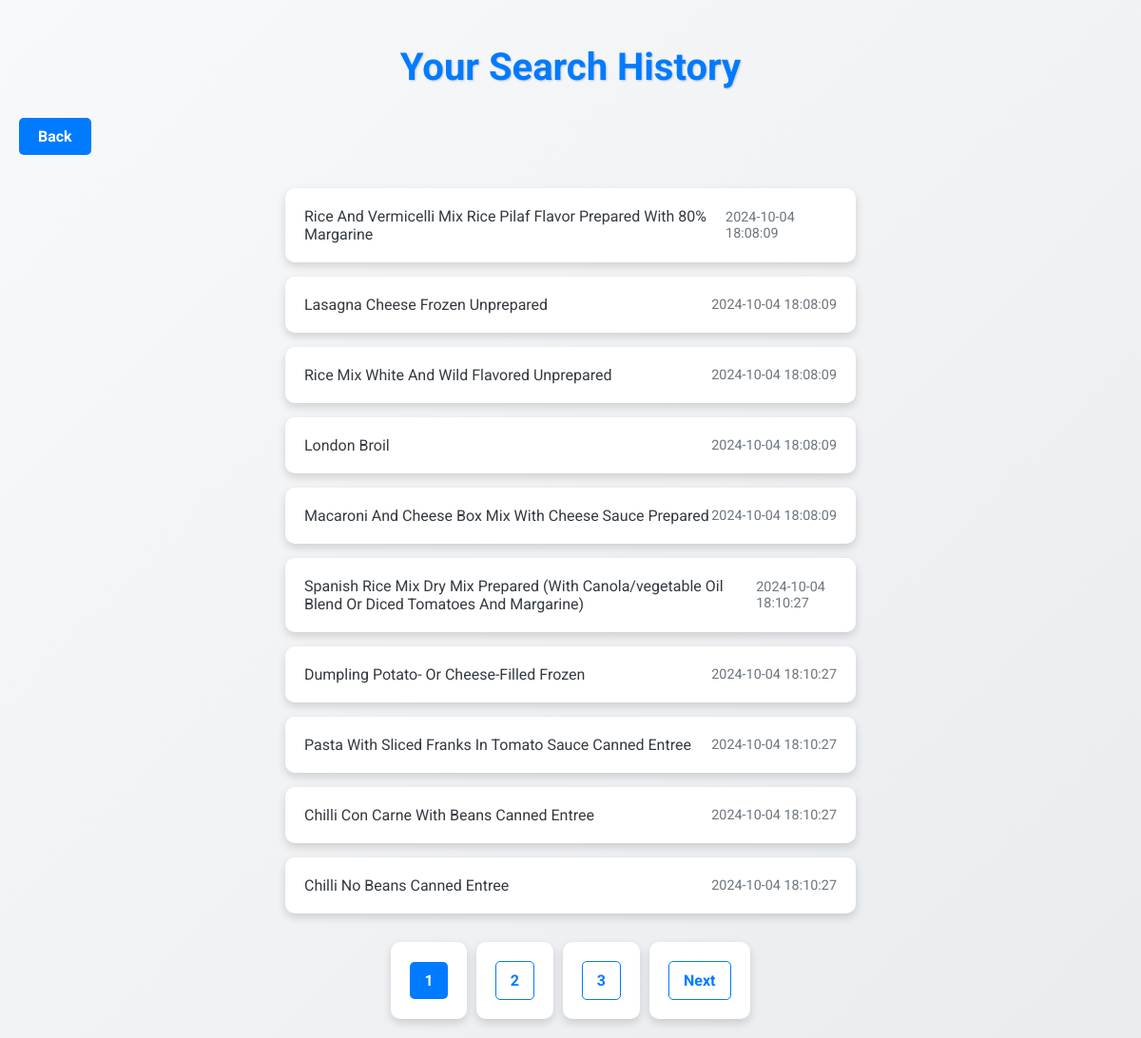
The app's page /history (signed in) with its own data.
### tables this page shows
CREATE TABLE search_history (
        id INTEGER PRIMARY KEY AUTOINCREMENT,
        user_id INTEGER,
        food_name TEXT,
        timestamp DATETIME DEFAULT CURRENT_TIMESTAMP,
        FOREIGN KEY (user_id) REFERENCES users (id)
    );

### app.py (the view)
@app.route('/history')
def history():
    conn = get_db_connection()
    cursor = conn.cursor()
    user_id = session.get('user_id')
    cursor.execute("SELECT * FROM search_history WHERE user_id=?", (user_id,))
    history_records = cursor.fetchall()
    page = request.args.get('page', 1, type=int)
    per_page = 10
    total_records = len(history_records)
    start = (page - 1) * per_page
    end = start + per_page
    paginated_records = history_records[start:end]
    conn.close()
    return render_template('history.html', history_records=paginated_records, page=page, total=total_records, per_page=per_page)

### app.py (called while the page is built)
def get_db_connection():
    conn = sqlite3.connect('nutrition.db')
    conn.row_factory = sqlite3.Row
    return conn

### templates/history.html (shortened to what this page needs)
<!DOCTYPE html>
<html lang="en">
<head>
</head>
<body>
    <h1>Your Search History</h1>
    <a href="{{ url_for('recommendation') }}" class="back-button">Back</a>
    <ul>
        {% for record in history_records %}
            <li>
                <span>{{ record['food_name'] }}</span>
                <span class="timestamp">{{ record['timestamp'] }}</span>
            </li>
        {% endfor %}
    </ul>
    {% if total > per_page %}
        <nav>
            <ul class="pagination">
                {% for p in range(1, (total // per_page) + 2) %}
                    <li class="{% if p == page %}active{% endif %}">
                        <a href="{{ url_for('history', page=p) }}">{{ p }}</a>
                    </li>
                {% endfor %}
                {% if page < (total // per_page) + 1 %}
                    <li><a href="{{ url_for('history', page=page+1) }}">Next</a></li>
                {% endif %}
            </ul>
        </nav>
    {% endif %}
</body>
</html>

### templates/history.html (style rules this page uses)
body { font-family: 'Roboto', sans-serif; background: linear-gradient(135deg, #f8f9fa, #e9ecef); margin: 0; padding: 20px; color: #343a40; transition: background-color 0.5s ease; }
h1 { text-align: center; color: #007bff; margin-bottom: 30px; font-size: 2.5em; text-shadow: 1px 1px 2px rgba(0, 0, 0, 0.2); transition: color 0.3s; }
ul { list-style-type: none; padding: 0; max-width: 600px; margin: auto; }
li { background-color: #ffffff; margin: 15px 0; padding: 20px; border-radius: 10px; box-shadow: 0 4px 10px rgba(0, 0, 0, 0.15); transition: transform 0.3s, box-shadow 0.3s, background-color 0.3s; display: flex; justify-content: space-between; align-items: center; }
.timestamp { font-size: 0.9em; color: #6c757d; }
.pagination { display: flex; justify-content: center; margin-top: 30px; }
.pagination li { margin: 0 5px; }
.pagination a { text-decoration: none; color: #007bff; padding: 10px 15px; border: 1px solid #007bff; border-radius: 5px; transition: background-color 0.3s, color 0.3s; font-weight: bold; position: relative; overflow: hidden; }
.pagination a::before { content: ''; position: absolute; top: 50%; left: 50%; width: 300%; height: 300%; background: rgba(0, 123, 255, 0.2); border-radius: 50%; transform: translate(-50%, -50%) scale(0); transition: transform 0.5s; z-index: 0; }
.active a { background-color: #007bff; color: #ffffff; border: none; }
.back-button { display: inline-block; background-color: #007bff; color: #ffffff; padding: 10px 20px; border-radius: 5px; text-decoration: none; font-weight: bold; margin-bottom: 20px; transition: background-color 0.3s, transform 0.3s; text-align: center; }

### records on screen
search_history: food_name "Rice And Vermicelli Mix Rice Pilaf Flavor Prepared With 80% Margarine", timestamp "2024-10-04 18:08:09"
search_history: food_name "Lasagna Cheese Frozen Unprepared", timestamp "2024-10-04 18:08:09"
search_history: food_name "Rice Mix White And Wild Flavored Unprepared", timestamp "2024-10-04 18:08:09"
search_history: food_name "London Broil", timestamp "2024-10-04 18:08:09"
search_history: food_name "Macaroni And Cheese Box Mix With Cheese Sauce Prepared", timestamp "2024-10-04 18:08:09"
search_history: food_name "Spanish Rice Mix Dry Mix Prepared (With Canola/vegetable Oil Blend Or Diced Tomatoes And Margarine)", timestamp "2024-10-04 18:10:27"
search_history: food_name "Dumpling Potato- Or Cheese-Filled Frozen", timestamp "2024-10-04 18:10:27"
search_history: food_name "Pasta With Sliced Franks In Tomato Sauce Canned Entree", timestamp "2024-10-04 18:10:27"
search_history: food_name "Chilli Con Carne With Beans Canned Entree", timestamp "2024-10-04 18:10:27"
search_history: food_name "Chilli No Beans Canned Entree", timestamp "2024-10-04 18:10:27"

### other values on screen
{{ p }} "1" "2" "3"
